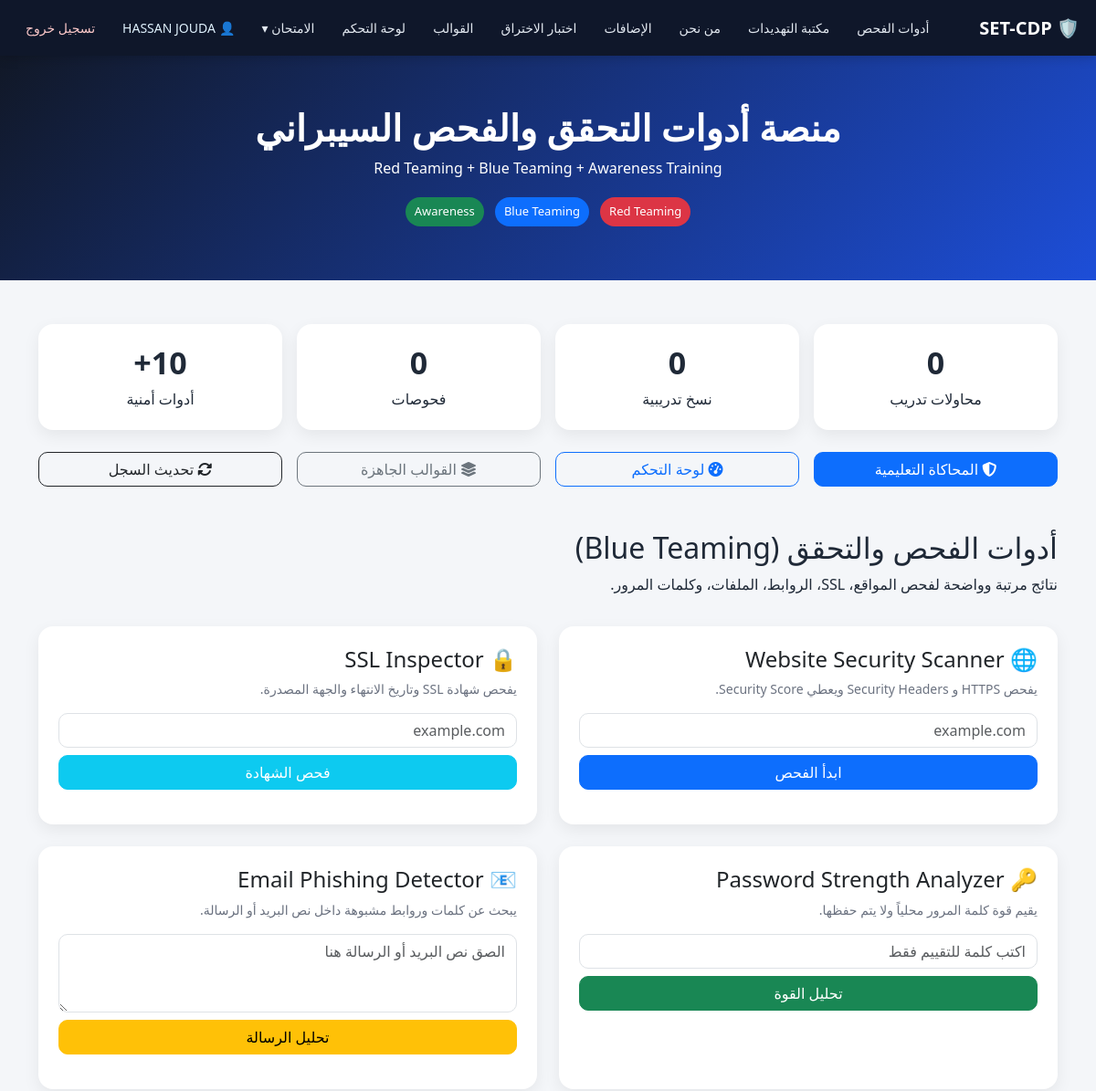
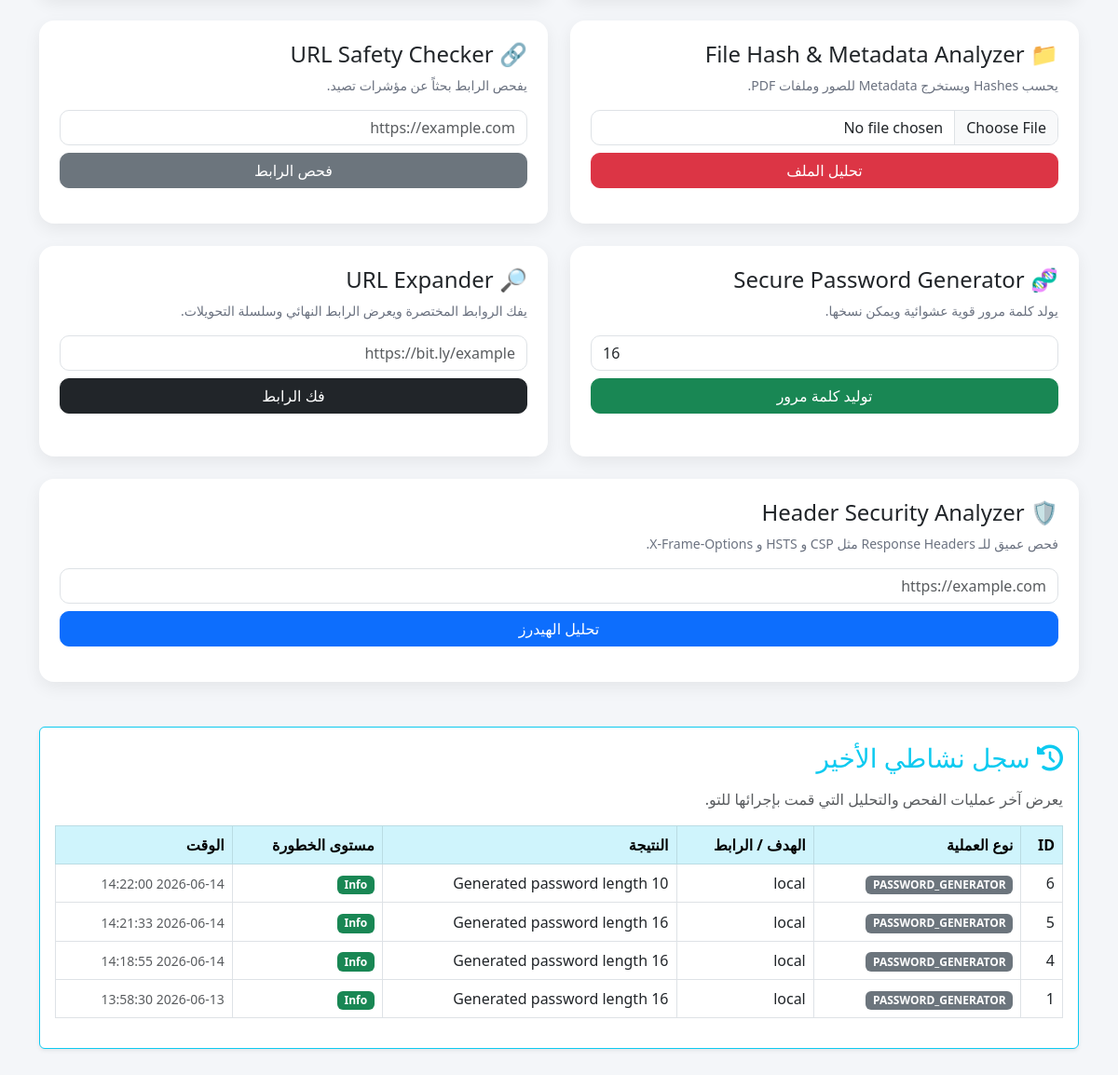
/ (signed in), run on the app's committed database (2 pictures, top to bottom).
### tables this page shows
CREATE TABLE scan_history (
        id INTEGER PRIMARY KEY AUTOINCREMENT,
        scan_type TEXT,
        target TEXT,
        result_summary TEXT,
        risk_level TEXT,
        timestamp TEXT
    , user_id INTEGER);

### app.py (the view)
@app.route('/')
def index():
    conn = get_db()
    user_id = session.get("user_id")
    scans = []
    if user_id:
        if session.get("role") == "admin":
            scans = conn.execute("""
                SELECT scan_history.*, users.username AS owner_username
                FROM scan_history
                LEFT JOIN users ON scan_history.user_id = users.id
                ORDER BY scan_history.id DESC LIMIT 15
            """).fetchall()
        else:
            scans = conn.execute("SELECT * FROM scan_history WHERE user_id = ? ORDER BY id DESC LIMIT 15", (user_id,)).fetchall()
    conn.close()
    return render_template('index.html', scans=scans)

### app.py (called while the page is built)
def get_db():
    conn = sqlite3.connect(DB_PATH)
    conn.row_factory = sqlite3.Row
    return conn

### templates/index.html (shortened to what this page needs)
<!DOCTYPE html>
<html lang="ar" dir="rtl">
<head>
  <link href="https://cdn.jsdelivr.net/npm/bootstrap@5.3.0/dist/css/bootstrap.rtl.min.css" rel="stylesheet">
  <link rel="stylesheet" href="https://cdnjs.cloudflare.com/ajax/libs/font-awesome/6.4.0/css/all.min.css">
  <link rel="stylesheet" href="/static/style.css">
</head>
<body>
{% include 'base_nav.html' %}
<header class="hero">
  <div class="container">
    <h1>منصة أدوات التحقق والفحص السيبراني</h1>
    <p>Red Teaming + Blue Teaming + Awareness Training</p>
    <div>
      <span class="pill red">Red Teaming</span>
      <span class="pill blue">Blue Teaming</span>
      <span class="pill green">Awareness</span>
    </div>
  </div>
</header>
<main class="container py-5">
  <section class="row g-3 mb-4">
    <div class="col-md-3"><div class="stat-card"><h3 id="statCaptures">0</h3><span>محاولات تدريب</span></div></div>
    <div class="col-md-3"><div class="stat-card"><h3 id="statClones">0</h3><span>نسخ تدريبية</span></div></div>
    <div class="col-md-3"><div class="stat-card"><h3 id="statScans">0</h3><span>فحوصات</span></div></div>
    <div class="col-md-3"><div class="stat-card"><h3>10+</h3><span>أدوات أمنية</span></div></div>
  </section>
  <section class="row g-3 mb-4">
    <div class="col-md-3"><a class="btn btn-primary w-100" href="/attack"><i class="fas fa-shield-halved"></i> المحاكاة التعليمية</a></div>
    <div class="col-md-3"><a class="btn btn-outline-primary w-100" href="/dashboard"><i class="fas fa-tachometer-alt"></i> لوحة التحكم</a></div>
    <div class="col-md-3"><a class="btn btn-outline-secondary w-100" href="/ready_templates"><i class="fas fa-layer-group"></i> القوالب الجاهزة</a></div>
    <div class="col-md-3"><button class="btn btn-outline-dark w-100" onclick="loadHistory()"><i class="fas fa-sync-alt"></i> تحديث السجل</button></div>
  </section>
  <div class="section-head mt-5">
    <div>
      <h2>أدوات الفحص والتحقق (Blue Teaming)</h2>
      <p>نتائج مرتبة وواضحة لفحص المواقع، SSL، الروابط، الملفات، وكلمات المرور.</p>
    </div>
  </div>
  <section class="row g-4">
    <div class="col-lg-6"><div class="card tool-card"><div class="card-body"><h4>🌐 Website Security Scanner</h4><p class="muted">يفحص HTTPS و Security Headers ويعطي Security Score.</p><input id="scanUrl" class="form-control mb-2" placeholder="example.com"><button class="btn btn-primary w-100" onclick="scanWebsite()">ابدأ الفحص</button><div id="scanResult" class="result-box mt-3"></div></div></div></div>
    <div class="col-lg-6"><div class="card tool-card"><div class="card-body"><h4>🔒 SSL Inspector</h4><p class="muted">يفحص شهادة SSL وتاريخ الانتهاء والجهة المصدرة.</p><input id="sslDomain" class="form-control mb-2" placeholder="example.com"><button class="btn btn-info text-white w-100" onclick="checkSSL()">فحص الشهادة</button><div id="sslResult" class="result-box mt-3"></div></div></div></div>
    <div class="col-lg-6"><div class="card tool-card"><div class="card-body"><h4>🔑 Password Strength Analyzer</h4><p class="muted">يقيم قوة كلمة المرور محلياً ولا يتم حفظها.</p><input id="passwordInput" type="password" class="form-control mb-2" placeholder="اكتب كلمة للتقييم فقط"><button class="btn btn-success w-100" onclick="checkPassword()">تحليل القوة</button><div id="passwordResult" class="result-box mt-3"></div></div></div></div>
    <div class="col-lg-6"><div class="card tool-card"><div class="card-body"><h4>📧 Email Phishing Detector</h4><p class="muted">يبحث عن كلمات وروابط مشبوهة داخل نص البريد أو الرسالة.</p><textarea id="emailInput" rows="3" class="form-control mb-2" placeholder="الصق نص البريد أو الرسالة هنا"></textarea><button class="btn btn-warning w-100" onclick="checkEmail()">تحليل الرسالة</button><div id="emailResult" class="result-box mt-3"></div></div></div></div>
    <div class="col-lg-6"><div class="card tool-card"><div class="card-body"><h4>📁 File Hash & Metadata Analyzer</h4><p class="muted">يحسب Hashes ويستخرج Metadata للصور وملفات PDF.</p><input id="fileInput" type="file" class="form-control mb-2"><button class="btn btn-danger w-100" onclick="analyzeFile()">تحليل الملف</button><div id="fileResult" class="result-box mt-3"></div></div></div></div>
    <div class="col-lg-6"><div class="card tool-card"><div class="card-body"><h4>🔗 URL Safety Checker</h4><p class="muted">يفحص الرابط بحثاً عن مؤشرات تصيد.</p><input id="urlCheckInput" class="form-control mb-2" placeholder="https://example.com"><button class="btn btn-secondary w-100" onclick="checkURL()">فحص الرابط</button><div id="urlResult" class="result-box mt-3"></div></div></div></div>
    <div class="col-lg-6">
      <div class="card tool-card">
        <div class="card-body">
          <h4>🧬 Secure Password Generator</h4>
          <p class="muted">يولد كلمة مرور قوية عشوائية ويمكن نسخها.</p>
          <input id="genLength" type="number" class="form-control mb-2" value="16" min="8" max="64">
          <button class="btn btn-success w-100 mb-2" onclick="generatePassword()">توليد كلمة مرور</button>
        </div>
      </div>
    </div>
    <div class="col-lg-6">
      <div class="card tool-card">
        <div class="card-body">
          <h4>🔎 URL Expander</h4>
          <p class="muted">يفك الروابط المختصرة ويعرض الرابط النهائي وسلسلة التحويلات.</p>
          <input id="expandUrlInput" class="form-control mb-2" placeholder="https://bit.ly/example">
          <button class="btn btn-dark w-100" onclick="expandUrl()">فك الرابط</button>
        </div>
      </div>
    </div>
    <div class="col-lg-12">
      <div class="card tool-card">
        <div class="card-body">
          <h4>🛡️ Header Security Analyzer</h4>
          <p class="muted">فحص عميق للـ Response Headers مثل CSP و HSTS و X-Frame-Options.</p>
          <input id="headerUrlInput" class="form-control mb-2" placeholder="https://example.com">
          <button class="btn btn-primary w-100" onclick="analyzeHeaders()">تحليل الهيدرز</button>
        </div>
      </div>
    </div>
  </section>
  {% if session.get('user_id') %}
  <section class="card shadow-sm mt-5 mb-4 border-info">
    <div class="card-body">
      <h3 class="mb-3 text-info"><i class="fas fa-history"></i> سجل نشاطي الأخير</h3>
      <p class="text-muted">يعرض آخر عمليات الفحص والتحليل التي قمت بإجرائها للتو.</p>
      <div class="table-responsive">
        <table class="table table-bordered table-hover align-middle">
          <thead class="table-info">
            <tr>
              <th>ID</th>
              <th>نوع العملية</th>
              <th>الهدف / الرابط</th>
              <th>النتيجة</th>
              <th>مستوى الخطورة</th>
              <th>الوقت</th>
            </tr>
          </thead>
          <tbody>
            {% for s in scans %}
            <tr>
              <td>{{ s.id }}</td>
              <td><span class="badge bg-secondary">{{ s.scan_type | upper }}</span></td>
              <td class="text-break" style="max-width: 250px;">{{ s.target }}</td>
              <td>{{ s.result_summary }}</td>
              <td>
                <span class="badge
                  {% if s.risk_level in ['Critical', 'High Risk', 'Insecure', 'Error'] %}bg-danger
                  {% elif s.risk_level in ['Moderate', 'Medium Risk', 'Suspicious', 'Expiring Soon'] %}bg-warning text-dark
                  {% else %}bg-success{% endif %}">
                  {{ s.risk_level }}
                </span>
              </td>
              <td><small class="text-muted">{{ s.timestamp }}</small></td>
            </tr>
            {% else %}
            <tr>
              <td colspan="{% if session.get('role') == 'admin' %}7{% else %}6{% endif %}" class="text-center text-muted">
                لا توجد عمليات فحص حديثة في سجلك.
              </td>
            </tr>
            {% endfor %}
          </tbody>
        </table>
      </div>
    </div>
  </section>
  {% else %}
  <div class="alert alert-info mt-5 text-center shadow-sm">
      <i class="fas fa-info-circle fs-4 mb-2"></i><br>
      يرجى <a href="/login" class="alert-link fw-bold">تسجيل الدخول</a> لحفظ وعرض سجل الفحوصات الخاص بك والوصول لكافة الميزات التدريبية.
  </div>
  {% endif %}
</main>
</body>
</html>

### static/style.css (style rules this page uses)
body { background:#f4f6f9;color:#1f2937 }
.hero { background:linear-gradient(135deg,#111827,#1d4ed8);color:white;text-align:center;padding:55px 0 }
.hero h1 { font-weight:900 }
.pill { display:inline-block;padding:6px 10px;border-radius:99px;margin:4px;font-size:13px }
.red { background:#dc3545 }
.blue { background:#0d6efd }
.green { background:#198754 }
.stat-card { background:#fff;border-radius:16px;padding:22px;text-align:center;box-shadow:0 6px 18px #0001 }
.stat-card h3 { font-size:34px;font-weight:900 }
.section-head { display:flex;justify-content:space-between;align-items:center;margin:35px 0 18px }
.muted { color:#6b7280;font-size:14px }
.tool-card { border:0;border-radius:16px;box-shadow:0 6px 18px #0001;height:100% }
.tool-card .card-body { padding:22px }
.form-control { border-radius:10px }
.btn { border-radius:10px }

### data on the page
scan_history: id "6", scan_type "PASSWORD_GENERATOR", target "local", result_summary "Generated password length 10", risk_level "Info", timestamp "2026-06-14 14:22:00"
scan_history: id "5", scan_type "PASSWORD_GENERATOR", target "local", result_summary "Generated password length 16", risk_level "Info", timestamp "2026-06-14 14:21:33"
scan_history: id "4", scan_type "PASSWORD_GENERATOR", target "local", result_summary "Generated password length 16", risk_level "Info", timestamp "2026-06-14 14:18:55"
scan_history: id "1", scan_type "PASSWORD_GENERATOR", target "local", result_summary "Generated password length 16", risk_level "Info", timestamp "2026-06-13 13:58:30"

### other printed values
{{ session.get('full_name') or session.get('username') }} "HASSAN JOUDA"
